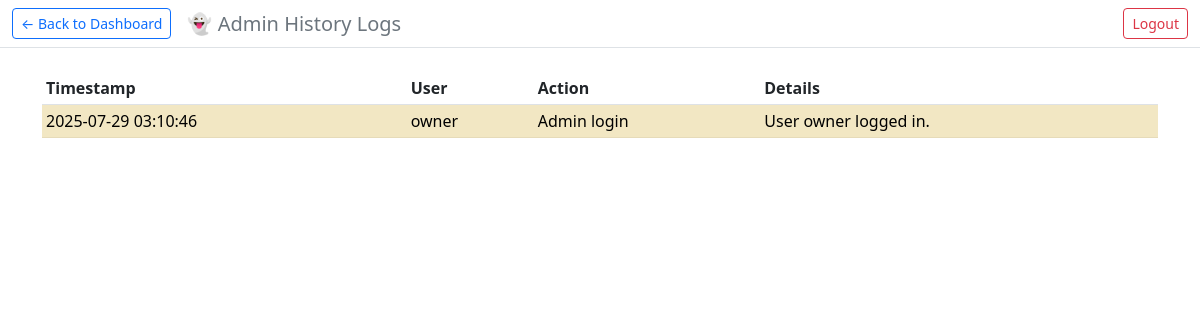
Screenshot of /admin/history (signed in) with the database file from the repository.
### app.py (models this page shows)
class AdminLog(db.Model):
    id = db.Column(db.Integer, primary_key=True)
    action = db.Column(db.String(128))
    user = db.Column(db.String(32))
    detail = db.Column(db.Text)
    ts = db.Column(db.DateTime, default=lambda: now_utc8())

### app.py (the view)
@app.route("/admin/history")
@login_required
def admin_history():
    logs = AdminLog.query.order_by(AdminLog.ts.desc()).limit(200).all()
    return render_template("admin_history.html", logs=logs)

### app.py (called while the page is built)
def login_required(view_func):
    @wraps(view_func)
    def wrap(*args, **kwargs):
        if not is_admin():
            return redirect(url_for('admin_login'))
        return view_func(*args, **kwargs)
    return wrap

def is_admin():
    return session.get('role') in ['owner', 'admin']

### templates/admin_history.html (shortened to what this page needs)
<!DOCTYPE html>
<html lang="zh-Hans">
<head>
  <link href="https://cdn.jsdelivr.net/npm/bootstrap@5.3.0/dist/css/bootstrap.min.css" rel="stylesheet"/>
</head>
<body>
<nav class="navbar navbar-light bg-white border-bottom py-2">
  <div class="container-fluid">
    <a href="{{ url_for('admin_dashboard') }}" class="btn btn-outline-primary btn-sm">← Back to Dashboard</a>
    <span class="h5 mb-0 text-secondary ms-3">👻 Admin History Logs</span>
    <div class="ms-auto">
      <a href="{{ url_for('admin_logout') }}" class="btn btn-outline-danger btn-sm">Logout</a>
    </div>
  </div>
</nav>
<div class="container py-4">
  <table class="table table-striped table-sm">
    <thead>
      <tr>
        <th>Timestamp</th>
        <th>User</th>
        <th>Action</th>
        <th>Details</th>
      </tr>
    </thead>
    <tbody>
    {% for log in logs %}
    <tr class="{{ 'table-warning' if log.user == 'owner' else '' }}">
        <td>{{ log.ts.strftime('%Y-%m-%d %H:%M:%S') }}</td>
        <td>{{ log.user }}</td>
        <td>{{ log.action }}</td>
        <td>{{ log.detail }}</td>
    </tr>
    {% else %}
    <tr>
        <td colspan="4" class="text-center">No logs found.</td>
    </tr>
    {% endfor %}
    </tbody>
  </table>
</div>
</body>
</html>

### rows the page displays
AdminLog: ts "2025-07-29 03:10:46", user "owner", action "Admin login", detail "User owner logged in."
